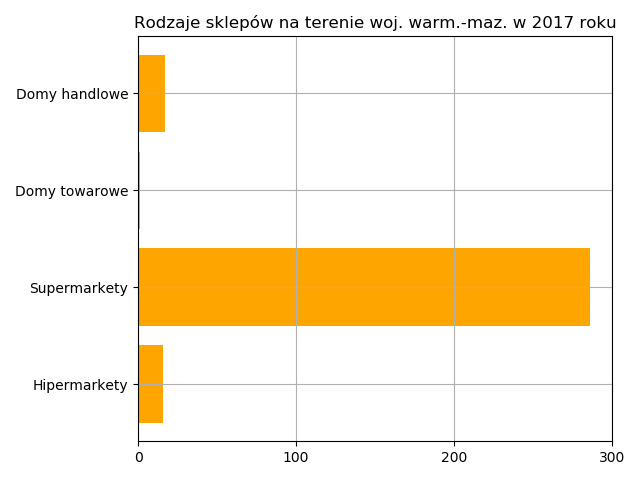

Here is the Python script that generated this plot:
import matplotlib.pyplot as plt
import pandas as pd
import numpy as np

dane = pd.read_csv("sklepy.csv")
rodzaj = dane["Rodzaj sklepu"]
liczba = dane["Liczba"]
x = np.arange(4)

plt.barh(x, liczba, color="orange")
plt.yticks(x, rodzaj)
plt.grid()
plt.xticks([0, 100, 200, 300])
plt.title("Rodzaje sklepów na terenie woj. warm.-maz. w 2017 roku")
plt.show()
